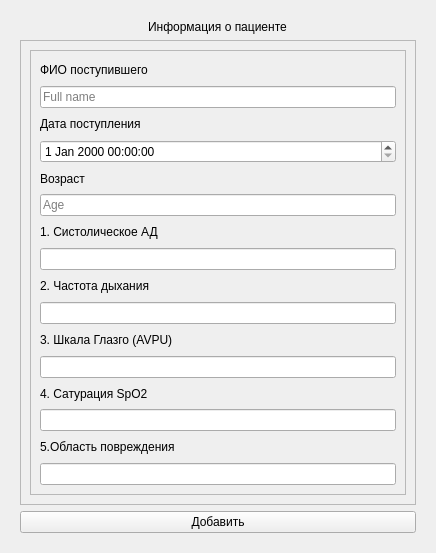
<?xml version="1.0" encoding="UTF-8"?>
<ui version="4.0">
 <class>Form</class>
 <widget class="QWidget" name="Form">
  <property name="geometry">
   <rect>
    <x>0</x>
    <y>0</y>
    <width>436</width>
    <height>553</height>
   </rect>
  </property>
  <property name="windowTitle">
   <string>Form</string>
  </property>
  <layout class="QVBoxLayout" name="verticalLayout">
   <item>
    <widget class="QWidget" name="widget" native="true">
     <layout class="QVBoxLayout" name="verticalLayout_2">
      <item alignment="Qt::AlignHCenter">
       <widget class="QLabel" name="label">
        <property name="text">
         <string>Информация о пациенте</string>
        </property>
       </widget>
      </item>
      <item>
       <widget class="QScrollArea" name="scrollArea">
        <property name="widgetResizable">
         <bool>true</bool>
        </property>
        <widget class="QWidget" name="scrollAreaWidgetContents">
         <property name="geometry">
          <rect>
           <x>0</x>
           <y>0</y>
           <width>398</width>
           <height>463</height>
          </rect>
         </property>
         <layout class="QVBoxLayout" name="verticalLayout_3">
          <item>
           <widget class="QFrame" name="frame">
            <property name="frameShape">
             <enum>QFrame::StyledPanel</enum>
            </property>
            <property name="frameShadow">
             <enum>QFrame::Raised</enum>
            </property>
            <layout class="QVBoxLayout" name="verticalLayout_4">
             <item>
              <widget class="QLabel" name="label_2">
               <property name="text">
                <string>ФИО поступившего </string>
               </property>
              </widget>
             </item>
             <item>
              <widget class="QLineEdit" name="lineEdit">
               <property name="placeholderText">
                <string>Full name </string>
               </property>
              </widget>
             </item>
             <item>
              <widget class="QLabel" name="label_3">
               <property name="text">
                <string>Дата поступления</string>
               </property>
              </widget>
             </item>
             <item>
              <widget class="QDateTimeEdit" name="dateTimeEdit"/>
             </item>
             <item>
              <widget class="QLabel" name="label_4">
               <property name="text">
                <string>Возраст</string>
               </property>
              </widget>
             </item>
             <item>
              <widget class="QLineEdit" name="lineEdit_3">
               <property name="placeholderText">
                <string>Age</string>
               </property>
              </widget>
             </item>
             <item>
              <widget class="QLabel" name="label_5">
               <property name="text">
                <string>1. Систолическое АД</string>
               </property>
              </widget>
             </item>
             <item>
              <widget class="QLineEdit" name="lineEdit_4"/>
             </item>
             <item>
              <widget class="QLabel" name="label_8">
               <property name="text">
                <string>2. Частота дыхания</string>
               </property>
              </widget>
             </item>
             <item>
              <widget class="QLineEdit" name="lineEdit_5"/>
             </item>
             <item>
              <widget class="QLabel" name="label_9">
               <property name="text">
                <string>3. Шкала Глазго (AVPU)</string>
               </property>
              </widget>
             </item>
             <item>
              <widget class="QLineEdit" name="lineEdit_7"/>
             </item>
             <item>
              <widget class="QLabel" name="label_7">
               <property name="text">
                <string>4. Сатурация SpO2</string>
               </property>
              </widget>
             </item>
             <item>
              <widget class="QLineEdit" name="lineEdit_8"/>
             </item>
             <item>
              <widget class="QLabel" name="label_6">
               <property name="text">
                <string>5.Область повреждения </string>
               </property>
              </widget>
             </item>
             <item>
              <widget class="QLineEdit" name="lineEdit_6"/>
             </item>
            </layout>
           </widget>
          </item>
         </layout>
        </widget>
       </widget>
      </item>
      <item>
       <widget class="QPushButton" name="pushButton">
        <property name="text">
         <string>Добавить</string>
        </property>
       </widget>
      </item>
     </layout>
    </widget>
   </item>
  </layout>
 </widget>
 <resources/>
 <connections/>
</ui>
